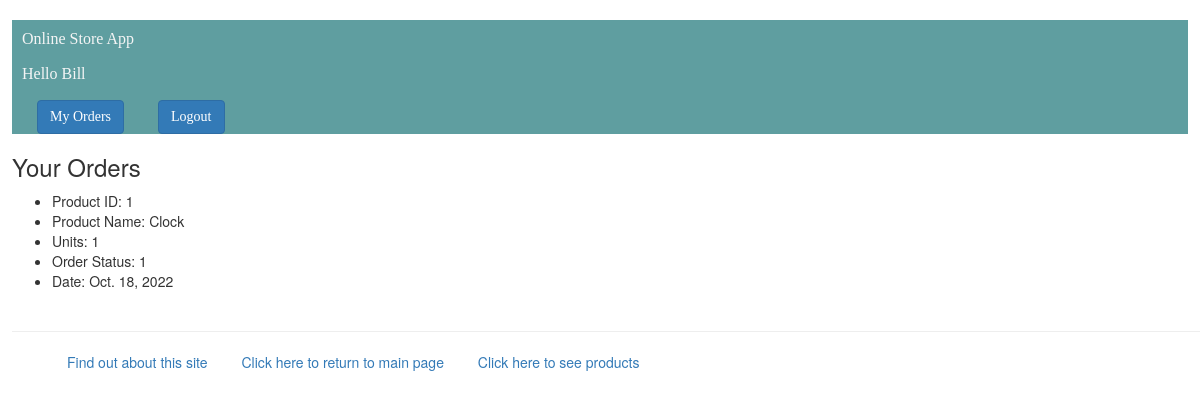
Before: /myapp/myorders/ (signed in) with the older database file.
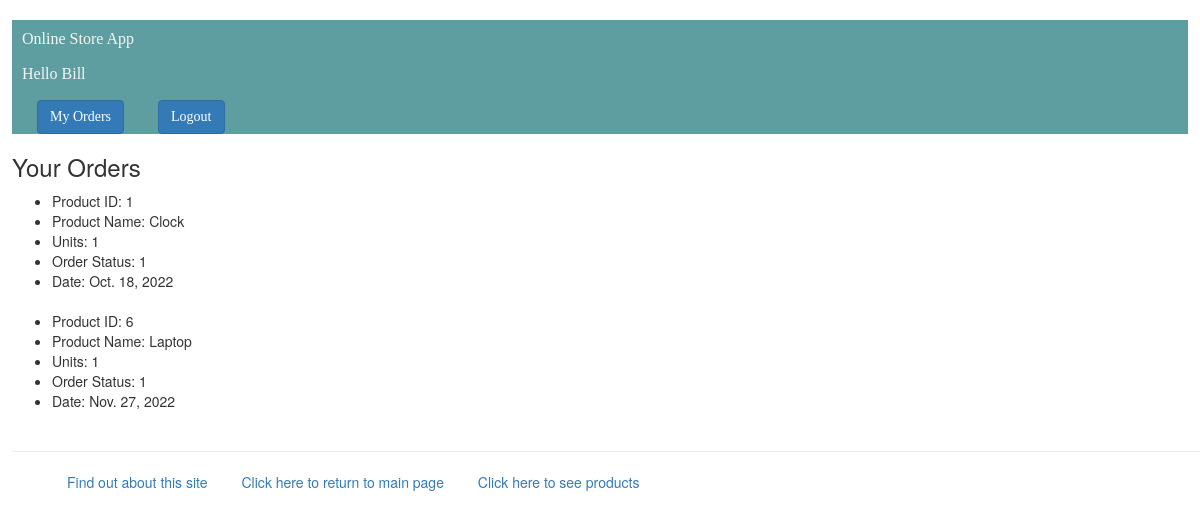
After: the same page with the newer database file.
### myapp/models.py (models this page shows, shortened)
class Order(models.Model):
    ORDER_CHOICES = [(0, 'Order Cancelled'), (1, 'Order Placed'), (2, 'Order Shipped'), (3, 'Order Delivered')]
    product = models.ForeignKey(Product, on_delete=models.CASCADE)
    client = models.ForeignKey(Client, on_delete=models.CASCADE)
    num_units = models.PositiveIntegerField()
    order_status = models.IntegerField(choices=ORDER_CHOICES, default=1)
    status_date = models.DateField(auto_now=True)

### myapp/views.py (the view)
# urls.py: path(r'myorders/', views.myorders, name='myorders'),
def myorders(request):
    user = request.user
    if str(user) != 'AnonymousUser':
        loggedIn = True
    else:
        loggedIn = False
    if str(user) != 'AnonymousUser':
        clients = list(Client.objects.values_list('username', flat=True))
        if str(user) in clients:
            id = Client.objects.values_list('id', flat=True).filter(username=str(user))[0]
            orders = list(Order.objects.values().filter(client_id=id))
            for order in orders:
                order['name'] = Product.objects.values('name').filter(id=order['product_id'])[0]['name']
            return render(request, 'myapp/myorders.html', {'orderlist': orders, 'isClient': True, 'loggedin': str(loggedIn)})
        else:
            return render(request, 'myapp/myorders.html', {'orderlist': [], 'isClient': False, 'loggedin': str(loggedIn)})
    else:
        request.session['redirect_myorders'] = True
        request.session.set_expiry(3600)
        return render(request, 'myapp/login.html',{'loggedin': str(loggedIn)})

### myapp/templates/myapp/myorders.html (shortened to what this page needs)
{% extends 'myapp/base.html' %}
{% block body_block %}
    {% if isClient %}
         {% if orderlist %}
            <h3>Your Orders</h3>
            <ul>
                {% for order in orderlist %}
                    <li> Product ID: {{ order.product_id }} </li>
                    <li> Product Name: {{ order.name }}</li>
                    <li> Units: {{ order.num_units }} </li>
                    <li> Order Status: {{ order.order_status }} </li>
                    <li> Date: {{ order.status_date }} </li>
                    <br>
                {% endfor %}
            </ul>
       {% else %}
            <h3>You have no orders</h3>
        {% endif %}
    {% else %}
        <h3>You are not a client</h3>
    {% endif %}
{% endblock %}

### myapp/templates/myapp/base.html (shortened to what this page needs)
<!DOCTYPE html>
{% load static %}
<html>
    <link rel="stylesheet" href="https://maxcdn.bootstrapcdn.com/bootstrap/3.4.1/css/bootstrap.min.css">
<head>
    <link rel="stylesheet" type="text/css" href="{% static 'myapp/style.css' %}"/>
</head>
<body>
<div>
    <h1>
        <div class="app-title">
            {% block myhdg1 %}Online Store App {% endblock %}
        </div><br>
        <div class="user-name-title">
            {% if loggedin == "False" %}
            {% block myhdg2 %}Hello User {% endblock %}
            {% else %}
            {% block myhdg3 %}Hello {{user.first_name}} {% endblock %}
            {% endif %}
        </div><br>
        {% if loggedin == "False" %}
        <li class="hbar1">
            <a class="btn btn-primary" href="{% url 'myapp:register' %}">Register</a>
        </li>
        <li class="hbar1">
            <a class="btn btn-primary" href="{% url 'myapp:login' %}">Login</a>
        </li>
        {% else %}
            <li class="hbar1">
                <a class="btn btn-primary" href="{% url 'myapp:myorders' %}">My Orders</a>
            </li>
            <li class="hbar1">
                <a class="btn btn-primary" href="{% url 'myapp:logout' %}">Logout</a>
            </li>
        {% endif %}
    </h1>
    {% block body_block %}*** {% endblock %}
</div>
<hr/>
<div class="footer-class">
    <ul>
        <li class="hbar1"><a href="/myapp/about/">Find out about this site</a></li>
        {% if request.path != "/myapp/" %}
            <li class="hbar1">
                <a href="{% url 'myapp:index' %}">Click here to return to main page</a>
            </li>
        {% endif %}
        {% if request.path != "/myapp/products" %}
            <li class="hbar1">
                <a href="{% url 'myapp:products' %}">Click here to see products</a>
            </li>
        {% endif %}
    </ul>
</div>
</body>
</html>

### myapp/static/myapp/style.css (style rules this page uses)
h1 { background-color: cadetblue; color: whitesmoke; font-family: Verdana; font-size: medium; position: center; padding-left: 10px; padding-top: 10px; width: 99%; }
body { margin-left: 1%; }
.hbar1 { display: inline; margin: 15px; }

Changed rows visible on the page:
added Order: product_id "6", name "Laptop", num_units "1", order_status "1", status_date "Nov. 27, 2022"
